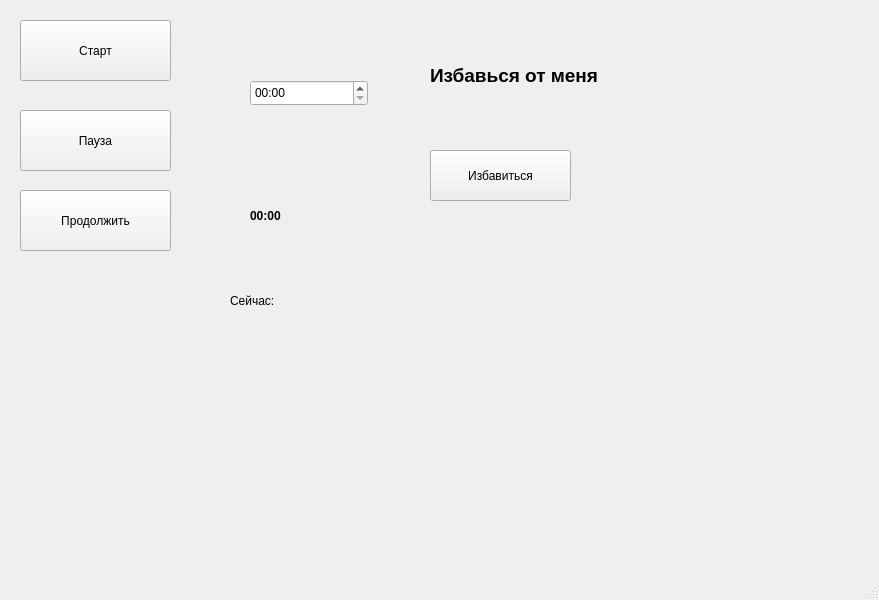
<?xml version="1.0" encoding="UTF-8"?>
<ui version="4.0">
 <class>MainWindow</class>
 <widget class="QMainWindow" name="MainWindow">
  <property name="geometry">
   <rect>
    <x>0</x>
    <y>0</y>
    <width>879</width>
    <height>600</height>
   </rect>
  </property>
  <property name="windowTitle">
   <string>MainWindow</string>
  </property>
  <widget class="QWidget" name="centralwidget">
   <widget class="QLabel" name="label">
    <property name="geometry">
     <rect>
      <x>250</x>
      <y>180</y>
      <width>211</width>
      <height>71</height>
     </rect>
    </property>
    <property name="font">
     <font>
      <bold>true</bold>
     </font>
    </property>
    <property name="text">
     <string>00:00</string>
    </property>
   </widget>
   <widget class="QPushButton" name="startButton">
    <property name="geometry">
     <rect>
      <x>20</x>
      <y>20</y>
      <width>151</width>
      <height>61</height>
     </rect>
    </property>
    <property name="text">
     <string>Старт</string>
    </property>
   </widget>
   <widget class="QTimeEdit" name="timeEdit">
    <property name="geometry">
     <rect>
      <x>250</x>
      <y>80</y>
      <width>118</width>
      <height>26</height>
     </rect>
    </property>
    <property name="displayFormat">
     <string>mm:ss</string>
    </property>
   </widget>
   <widget class="QPushButton" name="stopButton">
    <property name="geometry">
     <rect>
      <x>20</x>
      <y>110</y>
      <width>151</width>
      <height>61</height>
     </rect>
    </property>
    <property name="text">
     <string>Пауза</string>
    </property>
   </widget>
   <widget class="QPushButton" name="resumeButton">
    <property name="geometry">
     <rect>
      <x>20</x>
      <y>190</y>
      <width>151</width>
      <height>61</height>
     </rect>
    </property>
    <property name="text">
     <string>Продолжить</string>
    </property>
   </widget>
   <widget class="QLabel" name="currentTimeLabel">
    <property name="geometry">
     <rect>
      <x>230</x>
      <y>280</y>
      <width>221</width>
      <height>41</height>
     </rect>
    </property>
    <property name="text">
     <string>Сейчас: </string>
    </property>
   </widget>
   <widget class="QLabel" name="labelToRemove">
    <property name="geometry">
     <rect>
      <x>430</x>
      <y>40</y>
      <width>211</width>
      <height>71</height>
     </rect>
    </property>
    <property name="font">
     <font>
      <pointsize>14</pointsize>
      <bold>true</bold>
     </font>
    </property>
    <property name="text">
     <string>Избавься от меня</string>
    </property>
   </widget>
   <widget class="QPushButton" name="removeButton">
    <property name="geometry">
     <rect>
      <x>430</x>
      <y>150</y>
      <width>141</width>
      <height>51</height>
     </rect>
    </property>
    <property name="text">
     <string>Избавиться</string>
    </property>
   </widget>
  </widget>
  <widget class="QMenuBar" name="menubar">
   <property name="geometry">
    <rect>
     <x>0</x>
     <y>0</y>
     <width>879</width>
     <height>26</height>
    </rect>
   </property>
  </widget>
  <widget class="QStatusBar" name="statusbar"/>
 </widget>
 <resources/>
 <connections/>
</ui>
